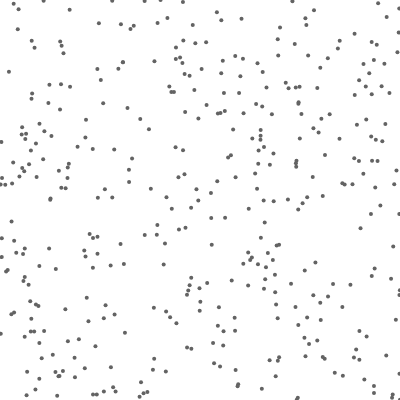
Frame 1 (no input)
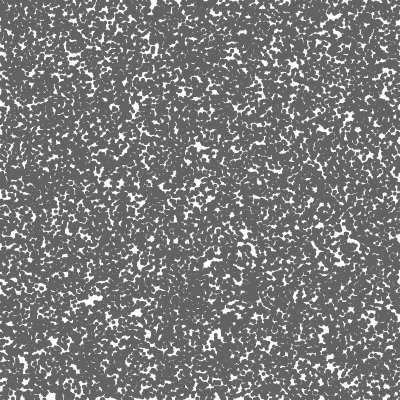
Frame 60 (no input)
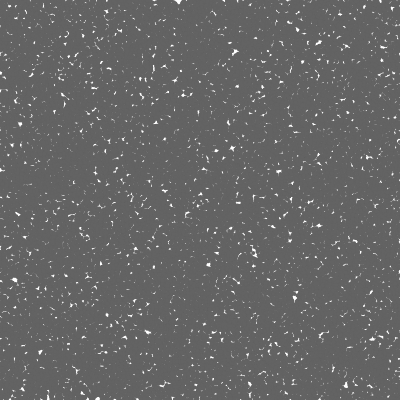
Frame 120 (the mouse pressed at the canvas centre since frame 60)

The p5.js sketch that drew these frames (run headless with seeded random() and noise() and a simulated clock; from frame 60 on, the mouse is pressed at the canvas centre):

// p5.js sketch
// ── sketch.js
function setup(){
  d=400,size=30;
  t=0;
  gen=0;
  clear=true;
  createCanvas(d,d);
}

function draw(){
  timer();
  for (i=0;i<d;i++) {
    switch(gen) {
      case 0:
        x=random(d),y=random(d);
        break;
        case 1:
          if(i==0) x=random(d);
          y=i;
          break;
        case 2:
          if(i==0) y=random(d);
          x=i;
    }
    if(clear) {
      fill(99);
      noStroke();
      circle(x,y,gen==0? 4:10);
    }else if(inside(x-d/2,y-d/2)) {
      stroke(255,checkRed(x,y) ?0:255,0);
      point(x,y);
    }  
  }
}

function timer(){
  if (t++>200) {
    if (clear) {
      gen=(gen+1)%3;
      background(99);
    }
    clear=!clear;
    t=0;
  }   
}

function inside(x,y){return sqrt(x*x+y*y)<150;}

function checkRed(x,y){return heartPos(x-50,y+50,2.7) ?true:heartPos(x+50,y+50,3.5);}

function heartPos(x,y,a){
  X=x-d/2;
  Y=y-d/2;
  tX=X*cos(a)-Y*sin(a);
  Y=X*sin(a)+Y*cos(a);
  X=tX;
  
  X/=size;
  Y/=size;
  return(X*X+Y*Y-1)**3<X*X*Y**3;
}
